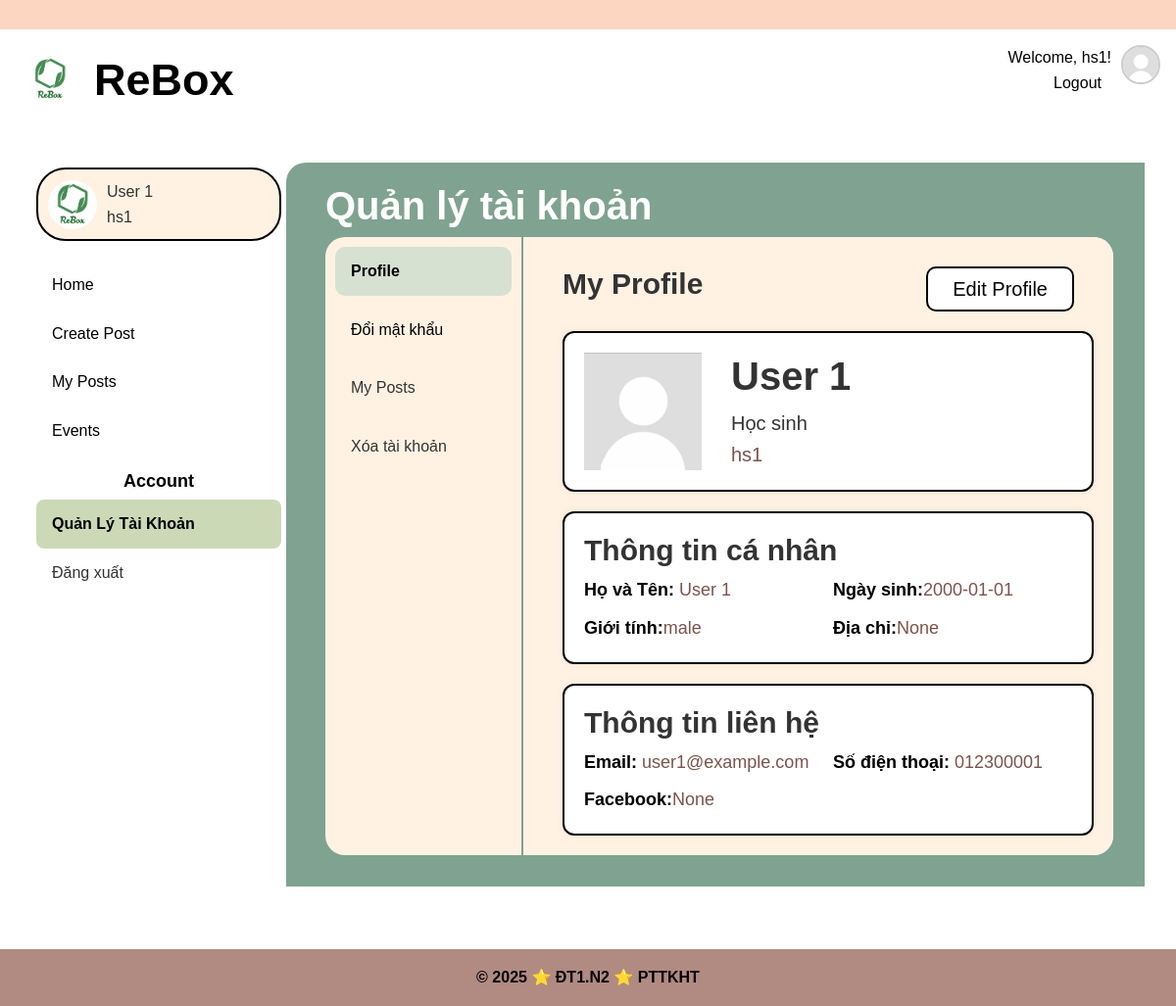
Page /account/profile (signed in) on the committed database.
### app/models/user.py (models this page shows, shortened)
class User(UserMixin, csdl.Model):
    id = csdl.Column(csdl.Integer, primary_key=True)
    username = csdl.Column(csdl.String(50), unique=True, nullable=False)
    password  = csdl.Column(csdl.String(128), nullable=False)
    avatar = csdl.Column(csdl.Text, nullable = True)
    fullname = csdl.Column(csdl.String(120), nullable=False)
    date_of_birth = csdl.Column(csdl.Date, nullable = True)
    gender = csdl.Column(csdl.String(10), nullable = True)
    address = csdl.Column(csdl.Text, nullable = True)
    email = csdl.Column(csdl.String(120), unique=True, nullable=False)
    phone = csdl.Column(csdl.String(20), nullable=True) #co the null
    facebook = csdl.Column(csdl.Text, nullable =True)
    roles = csdl.relationship('Role', secondary='user_role', backref=csdl.backref('users', lazy='dynamic'))
    created_date = csdl.Column(csdl.DateTime, default=datetime.utcnow)  # Thêm dòng này
    def get_username(self):
        return self.username
    def has_role(self, role_name):
        for role in self.roles:
            if role.name == role_name:
                return True
        return False

### app/accountManagement/routes.py (the view)
@accManagement_blueprint.route('/account/profile')
@login_required
def view_profile():
    user = csdl.session.get(User, current_user.id)
    user_type = get_user_type(user.get_username())
    return render_template('accountManagement/profile.html', user=user, user_type = user_type)

### app/accountManagement/routes.py (called while the page is built)
def get_user_type(username):
    if username.startswith('hs'):
        return 'Học sinh'
    elif username.startswith('gv'):
        return 'Giáo viên'
    elif username.startswith('admin'):
        return 'Admin'
    else:
        return 'Khác'

### app/models/user.py (called while the page is built)
@login_manager.user_loader
def load_user(user_id): #luu ttin user by id da luu trong session login
    return User.query.get(int(user_id)) #doi tuong User chua ttin (username, pass,email, ...)

### app/accountManagement/templates/accountManagement/profile.html (shortened to what this page needs)
{% extends 'base.html' %}
{% block extra_css %}
<link
  rel="stylesheet"
  href="{{ url_for('static', filename='css/accManagement.css') }}"
/>
{% endblock %}
{% block content %}
<div class="profile-container">
  <aside class="sidebar">
    <div class="user-info">
      <img
        src="{{ url_for('static', filename='image/logo.png') }}"
        alt="Avatar"
        width="50px"
        class="avatar-user-info"
      />
      <div>{{ user.fullname }}<br />{{ user.username }}</div>
    </div>
    <nav class="profile-menu">
      <ul>
        <li><a href="{{ url_for('home.homepage') }}">Home</a></li>
        <li><a href="{{ url_for('post.create_post') }}">Create Post</a></li>
        <li><a href="{{ url_for('post.my_posts') }}">My Posts</a></li>
        <li><a href="{{ url_for('event.event') }}">Events</a></li>
      </ul>
      <h1>Account</h1>
      <ul>
        <li class="active">Quản Lý Tài Khoản</li>
        <li>Đăng xuất</li>
      </ul>
    </nav>
  </aside>
  <main class="accManagement-main">
    <header class="accManagement-header">
      <h1>Quản lý tài khoản</h1>
    </header>
    <div class="accManagement-tab">
      <ul>
        <li class="active">Profile</li>
        <li>
          <a href="{{url_for('accountManagement.change_password')}}"
            >Đổi mật khẩu</a
          >
        </li>
        <li>My Posts</li>
        <li id="delete-account-li">Xóa tài khoản</li>
      </ul>
      <div class="profile-content">
        <div class="profile-title">
          <div><h2>My Profile</h2></div>
          <a
            href="{{url_for('accountManagement.edit_profile')}}"
            class="custom-profile-button"
            >Edit Profile</a
          >
        </div>
        <section class="profile-header">
          <img src="{{user.avatar}}" alt="Avatar" width="120px" />
          <div>
            <h2>{{user.fullname}}</h2>
            <p>{{user_type}}</p>
            <p class="user-info-text">{{user.username}}</p>
          </div>
        </section>
        <section class="profile-info">
          <h1>Thông tin cá nhân</h1>
          <div class="info-grid">
            <p class="user-info-text">
              <strong>Họ và Tên: </strong>{{user.fullname}}
            </p>
            <p class="user-info-text">
              <strong>Ngày sinh:</strong>{{user.date_of_birth}}
            </p>
            <p class="user-info-text">
              <strong>Giới tính:</strong>{{user.gender}}
            </p>
            <p class="user-info-text">
              <strong>Địa chỉ:</strong>{{user.address}}
            </p>
          </div>
        </section>
        <section class="contact-info">
          <h1>Thông tin liên hệ</h1>
          <div class="info-grid">
            <p class="user-info-text"><strong>Email: </strong>{{user.email}}</p>
            <p class="user-info-text">
              <strong>Số điện thoại: </strong>{{user.phone}}
            </p>
            <p class="user-info-text">
              <strong>Facebook:</strong>{{user.facebook}}
            </p>
          </div>
        </section>
      </div>
    </div>
  </main>
</div>
{% endblock %}

### app/templates/base.html (shortened to what this page needs)
<!DOCTYPE html>
<html lang="vi-VN">
  <head>
    <link
      rel="stylesheet"
      href="https://cdn.jsdelivr.net/npm/bootstrap@4.0.0/dist/css/bootstrap.min.css"
    />
    <link
      rel="stylesheet"
      href="{{ url_for('static', filename='css/base.css') }}"
    />
    {% block extra_css %}{% endblock %}
  </head>
  <body>
    <header>
      <div class="top-bar"></div>
      <div class="header-logo">
        <div class="logo-image">
          <a href="{{ url_for('home.homepage') }}">
            <img
              src="{{ url_for('static', filename='image/logo.png') }}"
              alt="logo"
              style="width: 50px"
            />
          </a>
        </div>
        <div class="name-web">
          <p>ReBox</p>
        </div>
        <div class="select-login">
          <nav class="nav-select-login">
            {% if current_user.is_authenticated %}
            <p>Welcome, {{ current_user.username }}!</p>
            <a href="{{ url_for('auth.logout') }}">Logout</a>
            {% else %}
            <a href="{{ url_for('auth.login') }}">Login</a> |
            <a href="{{ url_for('auth.register') }}">Register</a> |
            <a href="{{ url_for('auth.adminLogin') }}">Admin</a>
            {% endif %}
          </nav>
        </div>
        <div class="dropdown">
          <a  id="avatarDropdown" data-bs-toggle="dropdown" aria-expanded="false">
            <img src="{{ user.avatar or url_for('static', filename='image/avatar.png') }}" alt="avatar" class="rounded-circle" width="40" height="40" style="object-fit: cover; border: 2px solid #ccc; margin-left: 10px; cursor: pointer;">
          </a>
        </div>
      </div>
    </header>
    <main>{% block content %} {% endblock %}</main>
    <footer>
      <div class="footer-content">
        <p>&copy; 2025 ⭐ ĐT1.N2 ⭐ PTTKHT</p>
      </div>
    </footer>
  </body>
</html>

### app/static/css/base.css (style rules this page uses)
:root { --topBar: var(--mau2); --header: white; --menu-bar-color: var(--mau4); --selected-menu-color: var(--mau3); --text-select-login: var(--mau6); --btn-search: var(--mau9); --btn-search-hover: var(--mau8); --footer-background: var(--mau6); --text-header: black; --text-login-register: black; --text-menu-login-register: black; --text-footer: white; --text-menu-home: white; --text-menu-home-hover: black; --text-menu-home-selected: black; --text-btn-search: white; --text-btn-search-hover: black; --mau1: #86946d; --mau2: #fdd6c2; --mau3: #ccd9b7; --mau4: #7fa390; --mau5: #b0e1e1; --mau6: #b18a81; --mau7: #d9c297; --mau8: #c4a289; --mau9: #7b544c; --mau20: #f6ffe7; }
* { margin: 0; padding: 0; box-sizing: border-box; }
p { margin-bottom: 0px !important; }
html, body { height: 100%; margin: 0; display: flex; flex-direction: column; }
body { font-family: "Arial", sans-serif; background-color: white; color: #333; line-height: 1.6; }
.logo-image { margin: 10px; }
.name-web { margin: 0 10px !important; font-size: 45px; font-weight: bold; }
.top-bar { height: 30px; background-color: var(--topBar); z-index: 999; }
header { display: table-row; }
.header-logo { display: flex; background-color: var(--header); color: var(--text-header); padding: 1rem; }
.select-login { margin-left: auto; text-align: right; color: var(--text-login-register); text-decoration: none; }
.nav-select-login a { color: var(--text-menu-login-register); margin: 0 10px; text-decoration: none; }
main { padding: 2rem; flex: 1; }
footer { background-color: var(--footer-background); color: var(--text-header); text-align: center; padding: 1rem; margin-top: 2rem; font-weight: bold; }

### rows in the picture
User: username "hs1", avatar (placeholder picture), fullname "User 1", date_of_birth "2000-01-01", gender "male", address "None", email "user1@example.com", phone "012300001", facebook "None"

### other values in the picture
{{ user_type }} "Học sinh"
